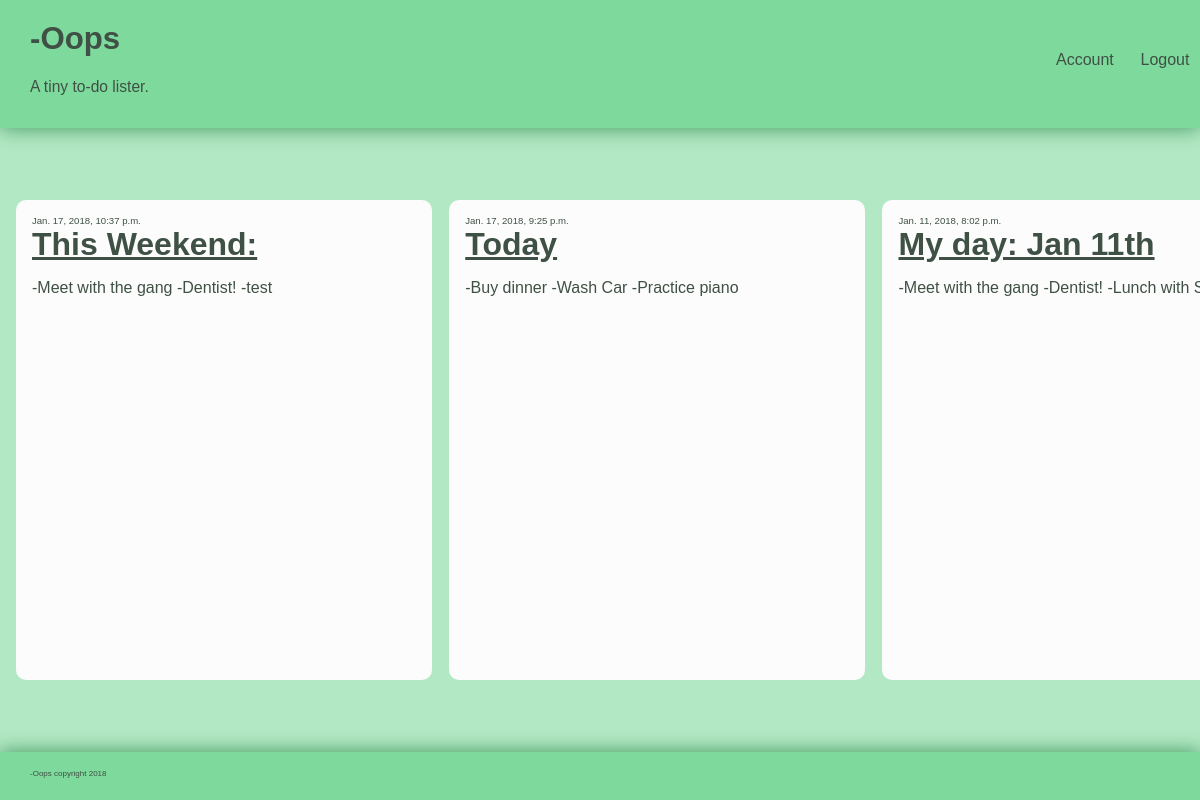
Before: / with the older database file.
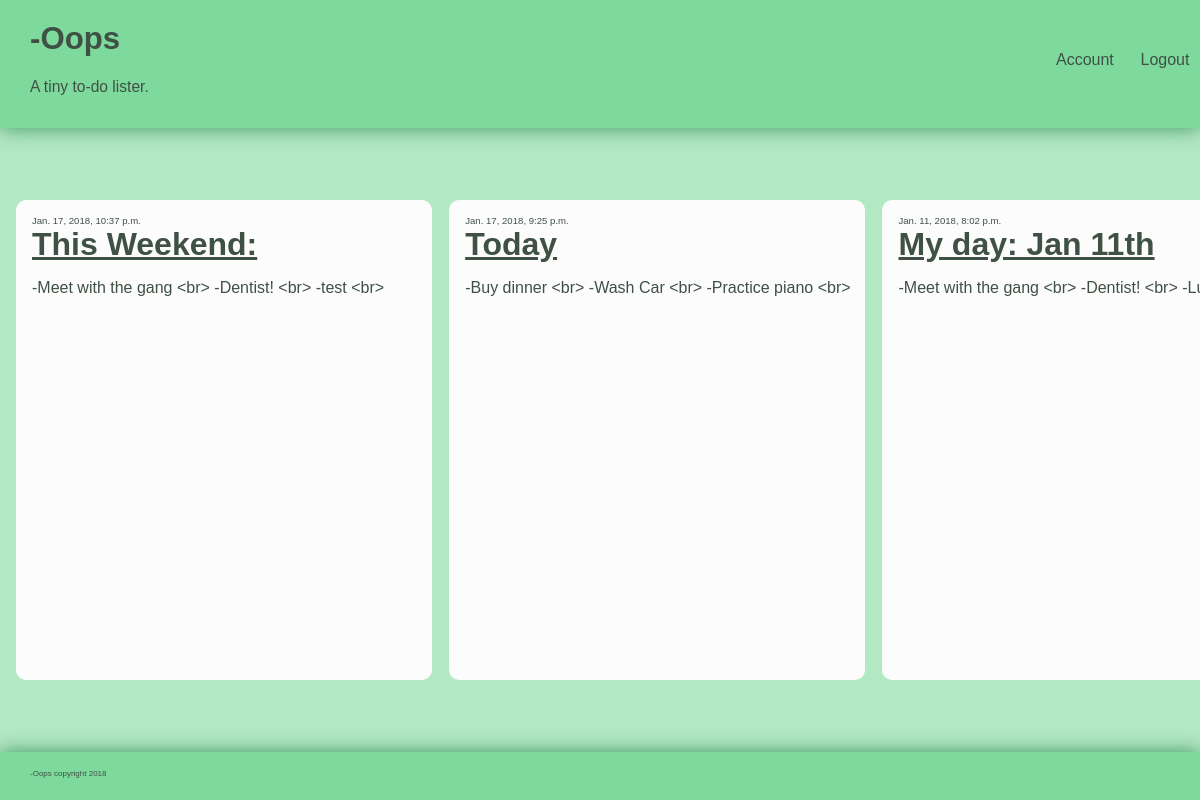
After: the same page with the newer database file.
### oops/models.py (models this page shows, shortened)
class Tile(models.Model):
    title = models.CharField(max_length=50)
    date = models.DateTimeField(auto_now=True)
    content = models.CharField(max_length=300)

### oops/views.py (the view)
# urls.py: url(r'^$', index),
def index(request):
    tileindex = Tile.objects.all()
    return render_to_response('index.html', locals())

### oops/templates/index.html
{% include 'partials/header.html' %}
{% include 'partials/tiles.html' %}
{% include 'partials/footer.html' %}

### oops/templates/partials/header.html (shortened to what this page needs)
{% load static %}
<!DOCTYPE html>
<html>
<head>
  <link rel="stylesheet" type="text/css" href="{% static 'css/style.css' %}">
</head>
<body>
  <div id="header">
    <div id="header_title_text">
      <h1>-Oops</h1>
      A tiny to-do lister.<br>
    </div>
    <div id="header_control_text">
      Account &nbsp;&nbsp;&nbsp;&nbsp;
      Logout
    </div>
  </div>

### oops/templates/partials/tiles.html (shortened to what this page needs)
<div id="tile_container">
  {% for tile in tileindex reversed %}
    {% if forloop.last %}
      <span class="tile" style="margin-right: 1em;">
    {% else %}
      <span class="tile">
    {% endif %}
      <div class="tile_date">{{ tile.date }}</div>
      <div class="tile_title">{{ tile.title }}</div>
      <p id="{{ tile.id }}" onclick="tileEditable({{ tile.id }})" oninput="tileUpdate({{ tile.id }})">
          {{ tile.content }}</p>
    </span>
  {% endfor %}
</div>

### oops/templates/partials/footer.html
  <div id="footer">
    <div id="footer_text">
      -Oops copyright 2018
    </div>
  </div>
</body>
</html>

### oops/static/css/style.css (style rules this page uses)
body, html { margin: 0; padding: 0; height: 100%; }
body { background-color: rgb(179, 232, 197); font-family: "arial"; overflow: hidden; }
#header { position: absolute; height: 16%; width: 100%; background-color: rgb(126, 217, 156); color: rgb(63, 80, 68); box-shadow: 0px 0.2px 20px rgb(60, 151, 90); z-index: 1; }
#header_title_text { width: 10%; margin-left: 30px; float: left; font-size: 1.95vh; }
#header_control_text { position: relative; float: right; top: 40%; width: 12%; font-size: 2vh; }
#footer { position: absolute; height: 6%; width: 100%; bottom: 0; margin: auto; background-color: rgb(126, 217, 156); color: rgb(63, 80, 68); box-shadow: 0px -0.2px 20px rgb(60, 151, 90); }
#footer_text { position: relative; width: 10%; top: 35%; margin-left: 30px; font-size: 1vh; font-weight: normal; }
#tile_container { position: fixed; overflow-x: scroll; top: 20%; bottom: 6%; width: 100%; margin-top: 2%; padding-bottom: 5%; margin-left: 0.2em; white-space: nowrap; }
.tile { display: inline-block; background-color: rgb(252, 252, 252); color: rgb(63, 80, 68); width: 24em; height: 28em; margin-left: 0.8em; margin-top: 1em; padding: 1em; z-index: -1; border-radius: 10px; overflow-y: auto; word-wrap: break-word; }
.tile_title { font-size: 2em; font-weight: bold; text-decoration: underline; }
.tile_date { font-size: 0.6em; line-height: 1em; }

Changed rows visible on the page:
changed Tile "This Weekend:": content "-Meet with the gang -Dentist! -test" → "-Meet with the gang <br> -Dentist! <br> -test <br>"
changed Tile "Today": content "-Buy dinner -Wash Car -Practice piano" → "-Buy dinner <br> -Wash Car <br> -Practice piano <br>"
changed Tile "My day: Jan 11th": content "-Meet with the gang -Dentist! -Lunch with…" → "-Meet with the gang <br> -Dentist! <br>…"
